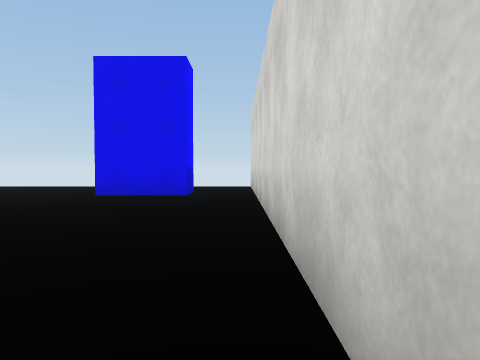
View 1 (above)

21 first-person views from a walk through a 3-D level made in the Unity game engine. The camera is 1.3 m above the floor, tilts 2° down and sees 70° across. The floor is counted in squares, 2 m on a side. Each view is taken from the middle of a square. On the plan, view 1 faces up. The plan holds only what a view shows up to about 10 squares ahead; the rest is blank. The place goes on beyond the plan. The player is left out. Surface patterns are stand-ins for the level's own textures.

View 2
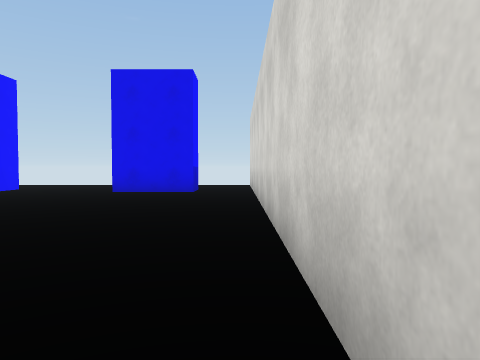

View 3
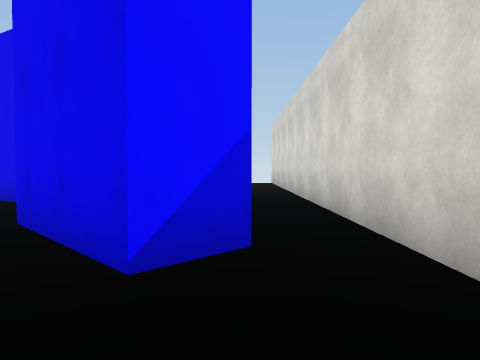

View 4
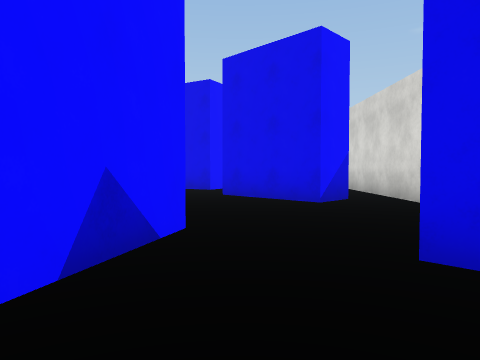

View 5
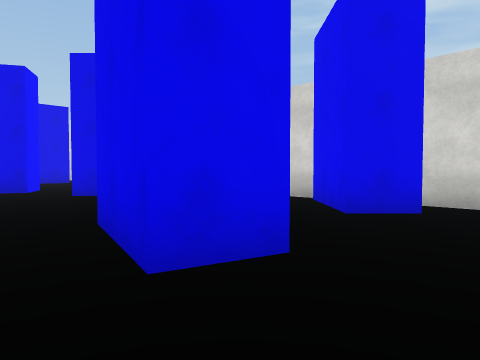

View 6
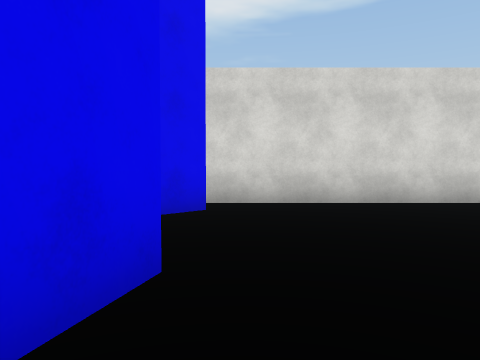

View 7
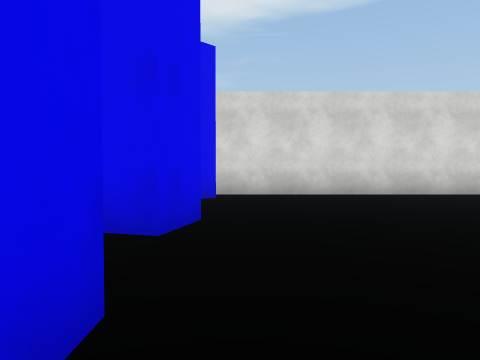

View 8
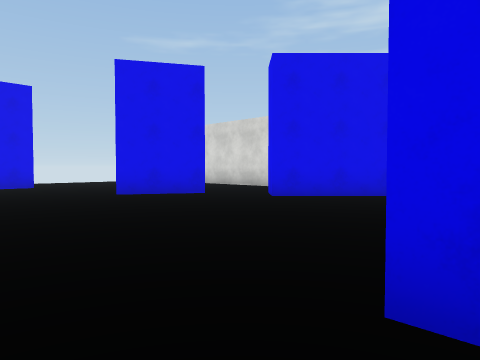

View 9
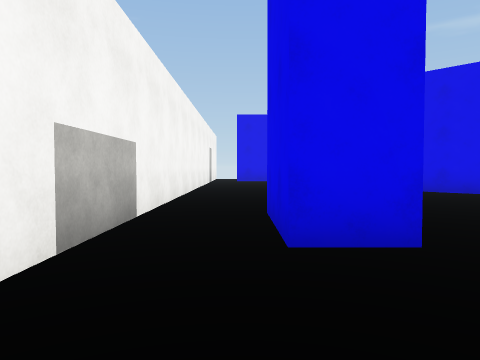

View 10
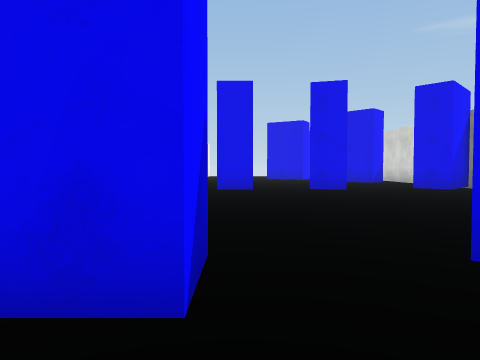

View 11
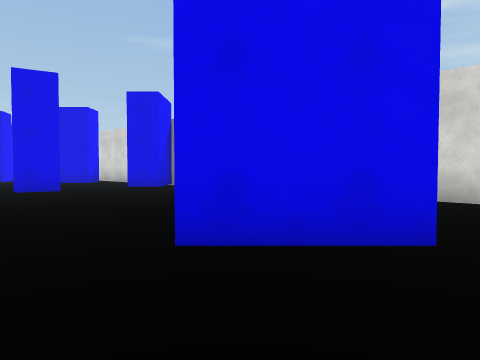

View 12
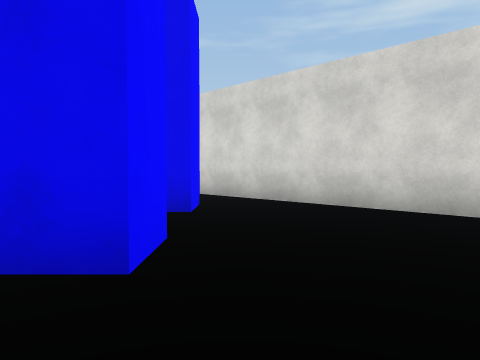

View 13
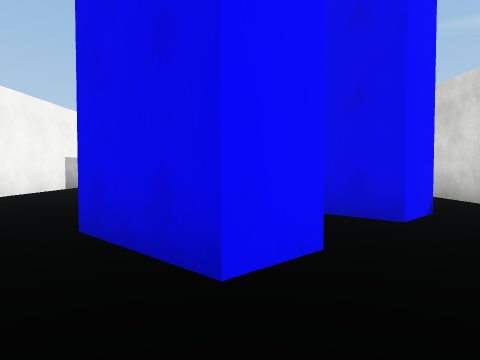

View 14
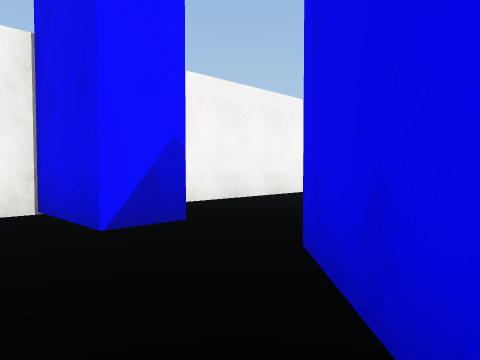

View 15
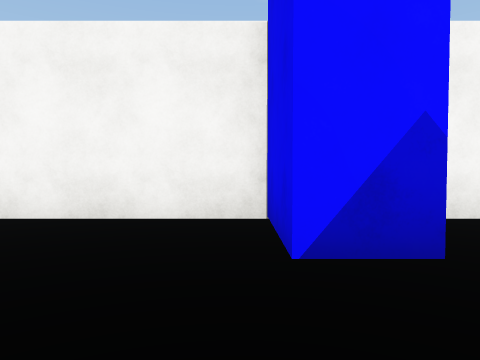

View 16
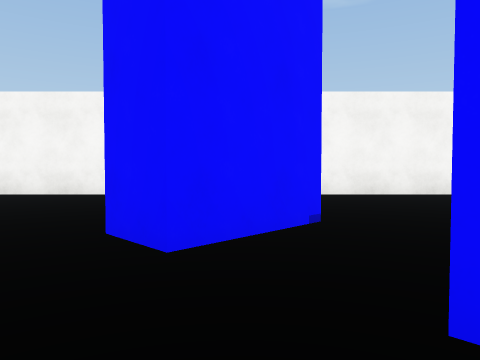

View 17
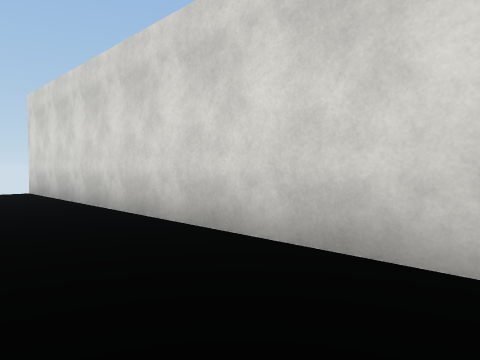

View 18
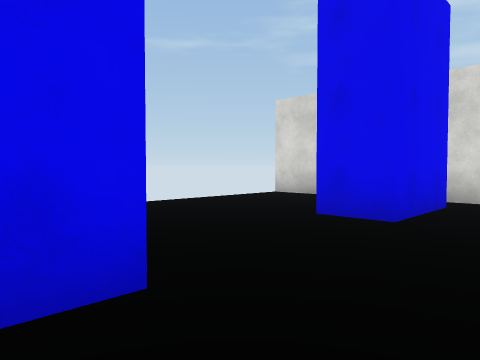

View 19
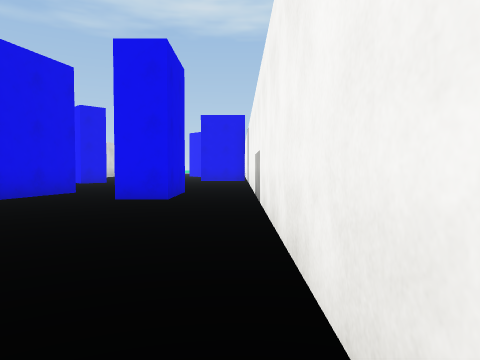

View 20
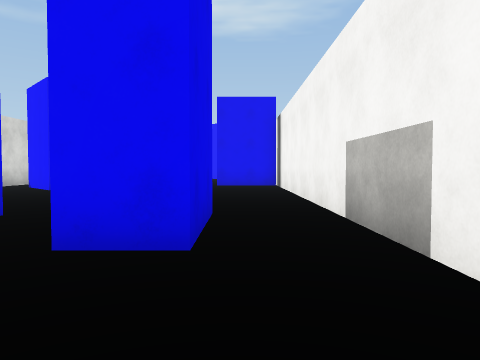

View 21
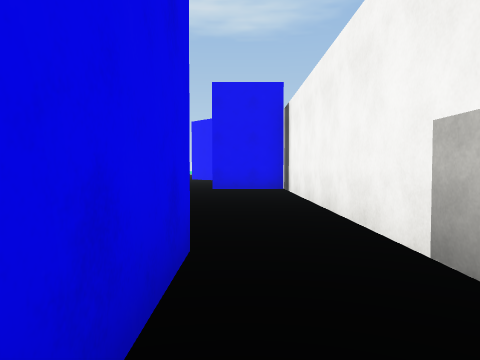

### Floor plan
Points are (right, up) in squares from view 1. A wall is a line through its corners. A room is listed if a view was taken in it or the views show most of it. See-through windows are left out.
Room 1 (views 1, 2, 3, 17, 18, 19, 20, 21)
walls: (-3.3, 3.3) (-3.8, 2.4) (-5.6, 3.4); (-6.1, 8.5) (-6.1, 7.5) (-7, 7.5); (-1.1, 8.5) (-1.1, 7.5) (-3.1, 7.5) (-3.1, 8.5); (-0.8, -0.3) (-1.6, -1.1) (-3.4, 0.6) (-2.8, 1.3); (-9.4, 2.5) (-9.4, -3.5); (0.4, -2.9) (0.4, 12); (-7.6, -3.5) (-6.6, -3.5); (-1.1, -4.1) (-0.4, -3.4); (-5, -5.3) (-4.5, -3.3)
ways out: opening at (-8.5, -4.5) to room 2; opening at (-6, -5) to room 2; opening at (-2.5, -4.5) to room 2
Room 2 (views 4, 5, 6, 7, 8, 9)
walls: (-6.6, -5.5) (-7.6, -5.5) (-7.6, -3.5); (-2.9, -10.1) (-2.1, -11); (-4.9, -12) (-4.1, -12.8); (-3.5, -3.6) (-4.1, -5.6) (-5, -5.3); (-0.6, -5) (-1.1, -5.5) (-1.8, -4.8) (-1.1, -4.1); (0.4, -10.4) (0.4, -5); (-9.4, -3.5) (-9.4, -12.7) (-7.2, -12.7)
ways out: opening at (-8.5, -4.5) to room 1; opening at (-6, -5) to room 1; opening at (-2.5, -4.5) to room 1; opening at (-6.5, -13) to room 3; opening at (-3, -12) to room 3; opening at (-0.5, -11.5) to room 3
Room 3 (views 10, 11, 12, 13, 14, 15, 16)
walls: (-4.1, -12.8) (-3.4, -13.5) (-4.1, -14.2) (-5.6, -12.7); (-7.2, -12.7) (-7.2, -13.7) (-9.4, -13.7) (-9.4, -17.5); (-1.4, -11.6) (-2.2, -12.3) (-2.9, -11.5); (0.4, -15.1) (0.4, -10.4)
ways out: opening at (-6.5, -13) to room 2; opening at (-3, -12) to room 2; opening at (-0.5, -11.5) to room 2

Where each view was taken, in squares from view 1:
view 1: 0 up, 0 right, facing up
view 2: 1 down, 0 right, facing up
view 3: 3 down, 1 left, facing up
view 4: 7 down, 3 left, facing up
view 5: 7 down, 6 left, facing up-right
view 6: 6 down, 6 left, facing right
view 7: 6 down, 8 left, facing right
view 8: 4 down, 9 left, facing up-right
view 9: 8 down, 8 left, facing up
view 10: 15 down, 7 left, facing up
view 11: 15 down, 7 left, facing up-right
view 12: 16 down, 5 left, facing up-right
view 13: 16 down, 4 left, facing up
view 14: 15 down, 4 left, facing up-left
view 15: 14 down, 5 left, facing left
view 16: 13 down, 1 left, facing left
view 17: 2 up, 2 left, facing up-right
view 18: 6 up, 7 left, facing up-right
view 19: 3 up, 9 left, facing down
view 20: 1 down, 8 left, facing down
view 21: 3 down, 8 left, facing down
